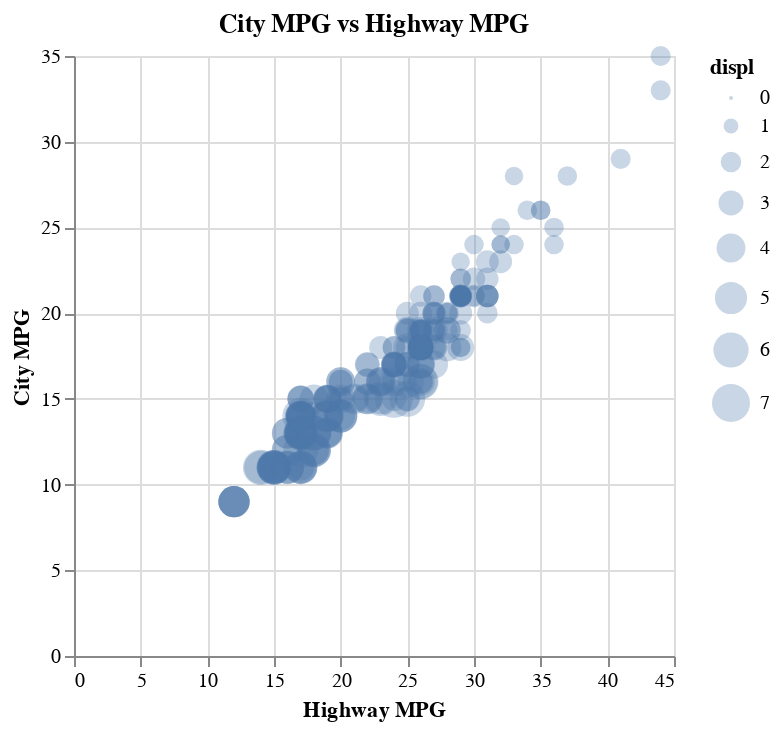

The code cell stored with this chart in its notebook:
### Code cell
alt.Chart(mpg, title='City MPG vs Highway MPG').mark_circle(opacity=0.3).encode(
    x=alt.X('hwy').title('Highway MPG'),
    y=alt.Y('cty').title('City MPG'),
    size='displ'
)

### Figure 1 — Vega-Lite specification as saved in the notebook (floating-point values rounded to 4 significant figures; data arrays with more than 128 entries replaced by an {"elided": "..."} marker saying what was removed)
{"config": {"view": {"continuousWidth": 300, "continuousHeight": 300}}, "data": {"name": "data-784d2a789a5f3a352263a16b6c4cd367"}, "mark": {"type": "circle", "opacity": 0.3}, "encoding": {"size": {"field": "displ", "type": "quantitative"}, "x": {"field": "hwy", "title": "Highway MPG", "type": "quantitative"}, "y": {"field": "cty", "title": "City MPG", "type": "quantitative"}}, "title": "City MPG vs Highway MPG", "$schema": "https://vega.github.io/schema/vega-lite/v5.16.3.json", "datasets": {"data-784d2a789a5f3a352263a16b6c4cd367": {"elided": "234 records"}}}
